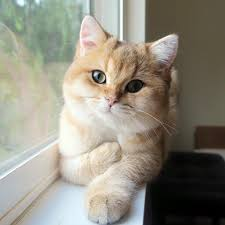
#> input picture cat.jpg, 225 x 225 px
$ python -i aug_primitives.py   (imports and definitions only)
#> lines starting #> are read from the running program, lines starting #| are printed output that depends on the picture
import numpy as np
import cv2
from skimage.io import imshow, imsave

#%%
#photo = cv2.imread('cat.jpg')
#photo = cv2.cvtColor(photo, cv2.COLOR_BGR2RGB)
#imshow(photo)

#%%

# [79 lines left out: functions rotate, mirror, gamma, gauss_blur, motion_blur, not called in this run]


#%%

#imshow(motion_blur(photo))

#%%
#  0.7 - 0.9
# 7 - 40
def brightness(img, k='rand'):
  #val = {'decr': 0, 'incr':1}

#> called with k = 'rand'
  hsv = cv2.cvtColor(img, cv2.COLOR_RGB2HSV) #convert it to hsv
#> hsv: shape (225, 225, 3); mean H, S, V 34.5, 46.7, 149.3
  if k == 'rand':
    v = [- np.random.randint(2, 30), np.random.randint(7, 40)]
    k = v[np.random.randint(0, 2)]
  h, s, v = cv2.split(hsv)
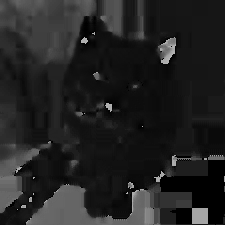
#> h: shape (225, 225); min 0, max 179, mean 34.5
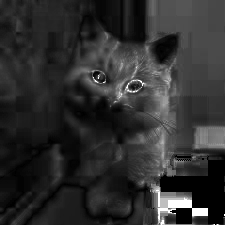
#> s: shape (225, 225); min 0, max 255, mean 46.7
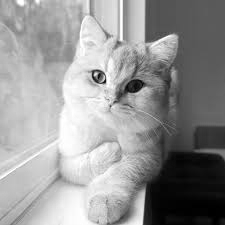
#> v: shape (225, 225); min 0, max 255, mean 149.3
  v = cv2.add(v, k)
  v[v > 255] = 255
  v[v < 0] = 0
  out = cv2.cvtColor(cv2.merge((h, s, v)), cv2.COLOR_HSV2RGB)
  return out, k

#%%

#a = brightness(photo, k=-30)

#%%
# [4 lines left out: function contrast, not called in this run]

#%%

#imshow(photo)
#
#imshow(contrast(photo, kont=1.2))

#%%

>>> import cv2
>>> picture = cv2.cvtColor(cv2.imread('cat.jpg'), cv2.COLOR_BGR2RGB)
>>> result = brightness(picture)
